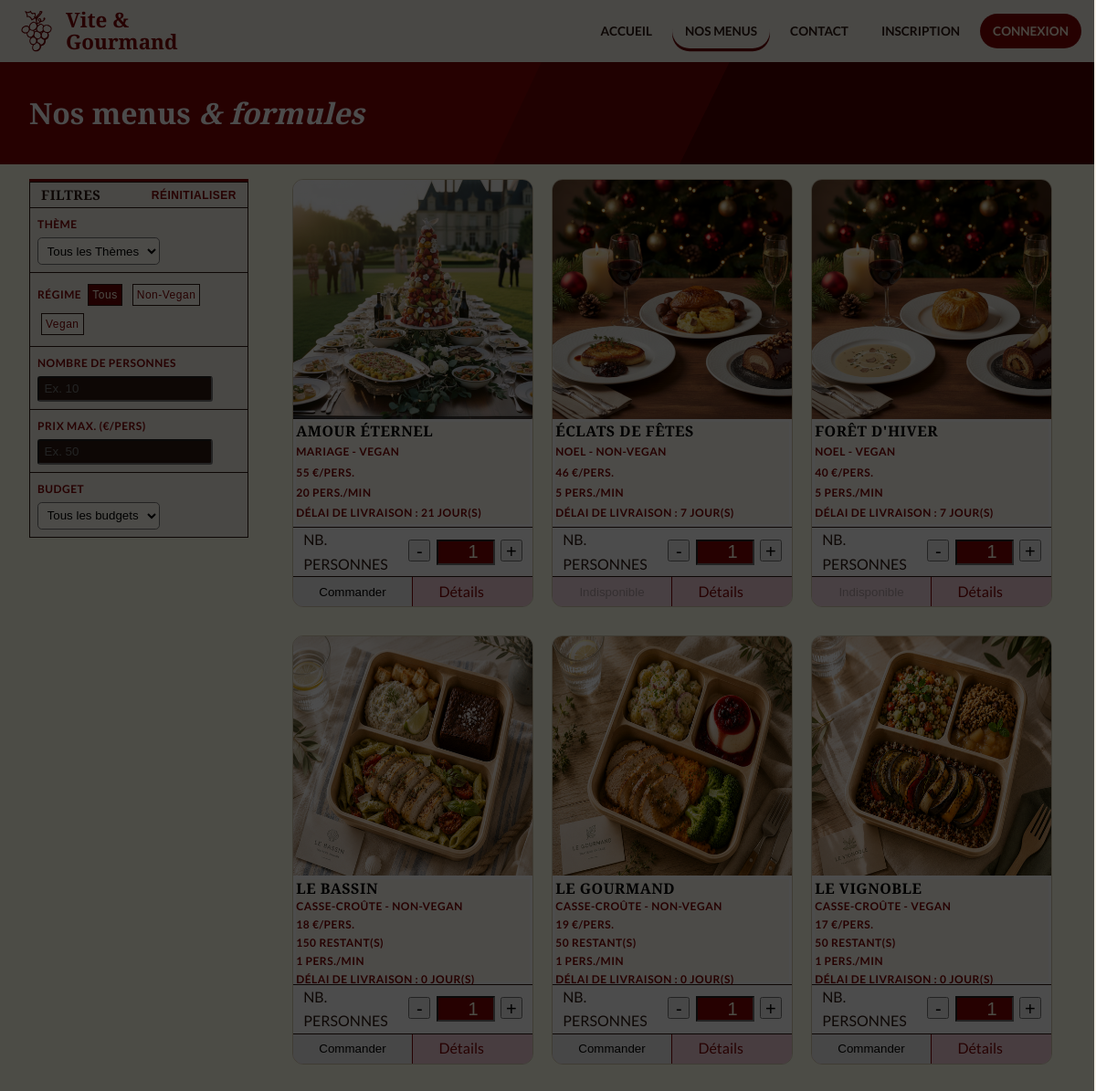
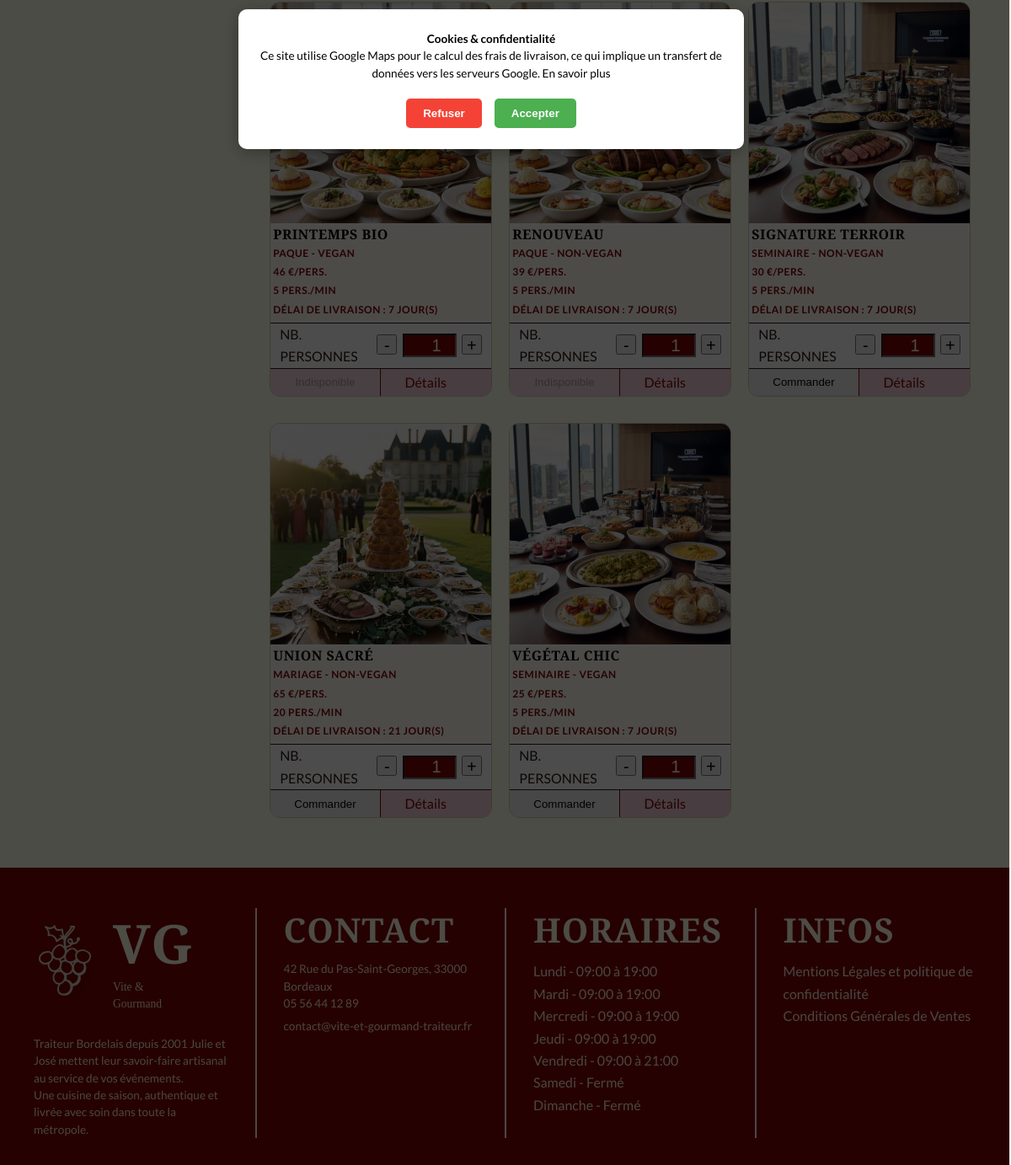
The app's page /nos-menus.php with its own data (2 pictures, top to bottom).
### tables this page shows
CREATE TABLE `menu` (
  `Id_menu` int NOT NULL,
  `menu_nom` varchar(100) NOT NULL,
  `theme` varchar(100) NOT NULL,
  `regime` varchar(100) NOT NULL,
  `nb_perso_min` int DEFAULT NULL,
  `nb_perso_max` int DEFAULT NULL,
  `prix_menu` decimal(10,0) NOT NULL,
  `entree` text NOT NULL,
  `plat` text NOT NULL,
  `dessert` text NOT NULL,
  `boisson` text,
  `allergene` text,
  `description` text,
  `entree_description` text,
  `plat_description` text,
  `dessert_description` text,
  `boisson_description` text,
  `img_menu` varchar(255) DEFAULT NULL,
  `link` varchar(100) DEFAULT NULL,
  `description_info` text,
  `img_uploaded` varchar(255) DEFAULT NULL,
  `actif` tinyint(1) NOT NULL DEFAULT '1',
  `quantite_restante` int DEFAULT NULL,
  `conditions` text,
  `mois_debut` int DEFAULT NULL,
  `mois_fin` int DEFAULT NULL,
  `delai_commande_jours` int DEFAULT NULL
);

CREATE TABLE `horaires` (
  `Id_horaire` int NOT NULL,
  `jour` varchar(20) NOT NULL,
  `ouverture_matin` time DEFAULT NULL,
  `fermeture_matin` time DEFAULT NULL,
  `ouverture_apm` time DEFAULT NULL,
  `fermeture_apm` time DEFAULT NULL,
  `ferme` tinyint(1) NOT NULL DEFAULT '0'
);

### classes/Repository/MenuRepository.php (called while the page is built, shortened)
<?php
require_once __DIR__ . '/../Entity/MenuEntity.php';
class MenuRepository {
    private PDO $pdo;
    public function __construct(PDO $pdo) {
        $this->pdo = $pdo;
    }
    private function hydrateAll(array|false|null $rows): array {
    return array_map(fn($row) => new Menu($row), $rows);
}
    public function findAll(bool $actifOnly = true): array {
        $sql = "SELECT * FROM menu";
        if ($actifOnly) $sql .= " WHERE actif = 1";
        $sql .= " ORDER BY menu_nom ASC";
        $stmt = $this->pdo->query($sql);
        return $this->hydrateAll($stmt->fetchAll());
    }
}

### classes/Entity/MenuEntity.php (called while the page is built, shortened)
<?php
class Menu {
    private string $menu_nom;
    private float $prix_menu;
    private int $nb_perso_min;
    private ?string $img_menu;
    private ?int $quantite_restante;
    private ?string $regime;
    private ?string $theme;
    private ?string $link;
    private ?int $mois_debut;
    private ?int $mois_fin;
    private ?int $delai_commande;
    public function __construct(array $data) {
        $this->menu_nom          = $data['menu_nom'];
        $this->prix_menu         = (float)$data['prix_menu'];
        $this->nb_perso_min      = (int)$data['nb_perso_min'];
        $this->quantite_restante = isset($data['quantite_restante']) ? (int)$data['quantite_restante'] : null;
        $this->img_menu       = $data['img_menu'] ?? null;
        $this->regime            = $data['regime'] ?? null;
        $this->theme             = $data['theme'] ?? null;
        $this->link              = $data['link'] ?? null;
        $this->mois_debut         = $data['mois_debut'] ??  null;
        $this->mois_fin           = $data['mois_fin'] ?? null;
        $this->delai_commande      = $data['delai_commande_jours'] ?? null;
        }
    public function getNom(): string         { return $this->menu_nom; }
    public function getPrix(): float         { return $this->prix_menu; }
    public function getNbPersoMin(): int     { return $this->nb_perso_min; }
    public function getStock(): ?int         { return $this->quantite_restante; }
    public function getRegime(): ?string     { return $this->regime; }
    public function getTheme(): ?string      { return $this->theme; }
    public function getLink(): ?string       { return $this->link; }
    public function getMoisDebut(): ?int     { return $this->mois_debut; }
    public function getMoisFin(): ?int     { return $this->mois_fin; }
    public function getDelaiCommande(): ?int     { return $this->delai_commande; }
    public function getImgMenuUrl(): string{
        $img = $this ->img_menu ?? '';
        return pathinfo($img, PATHINFO_EXTENSION) ? $img : $img .'.png';
    }
    }

### nos-menus.php (the view, shortened to what this page needs)
<?php
$activePage = 'Nos Menus';
require_once __DIR__ . '/login.php';
require_once __DIR__ . '/classes/Repository/MenuRepository.php';
$menuRepository = new MenuRepository($pdo);
$menus = $menuRepository->findAll();
?>
<!DOCTYPE html>
<html lang="fr">
    <?php include __DIR__ . '/includes/head.php'; ?>
    <body>
    <?php include __DIR__ . '/includes/header.php'; ?>
        <div class="nos-menus-banner">
            <div class="nos-menus-banner_dark_diag"></div>
            <div class="nos-menus-banner_text">
                <h1>Nos menus <em>& formules</em></h1>
            </div>
        </div>
    <main>
        <div class="page-menu-wrapper">
            <section class="filters-sidebar">
                <div class="sidebar-wrapper">
                    <div class="filter-name">
                        <h3>Filtres</h3>
                        <button type="button" class="filter-reset">Réinitialiser</button>
                    </div>
                    <div class="filter">
                        <label for="select-theme">THÈME</label>
                        <select name="theme" id="select-theme">
                            <option value="">Tous les Thèmes</option>
                        </select>
                    </div>
                    <div class="filter" id="tags-regime">
                        <label for="regime">RÉGIME</label>
                        <button type="button" class="tag on" data-value="">Tous</button>
                        <button type="button" class="tag" data-value="non-vegan">Non-Vegan</button>
                        <button type="button" class="tag" data-value="vegan">Vegan</button>
                    </div>
                    <div class="filter">
                        <label for="select-nb-personnes">NOMBRE DE PERSONNES</label>
                        <input type="number" class="counter-val" name="nb-personnes" id="select-nb-personnes" placeholder="Ex. 10">
                    </div>
                    <div class="filter">
                        <label for="select-prix">PRIX MAX. (€/pers)</label>
                        <input type="number" class="counter-val" name="prix-max" id="select-prix" placeholder="Ex. 50">
                    </div>
                    <div class="filter">
                        <label for="select-price-fork">Budget</label>
                        <select name="theme" id="select-price-fork">
                            <option value="">Tous les budgets</option>
                        </select>
                    </div>
                </div>
            </section>
            <section class="menu-grid">
                <?php foreach ($menus as $menu): ?>
                <article class="menu-card"
                    data-regime="<?= htmlspecialchars($menu->getRegime()) ?>"
                    data-theme="<?= htmlspecialchars($menu->getTheme()) ?>"
                    data-prix="<?= $menu->getPrix() ?>"
                    data-nb-max="<?= $menu->getNbPersoMin() ?>">
                    <picture>
                        <img src="./Images/<?= $menu->getImgMenuUrl() ?>" alt="<?= htmlspecialchars($menu->getNom()) ?>">
                    </picture>
                    <div class="info-menu">
                        <h3><?= htmlspecialchars($menu->getNom()) ?></h3>
                        <span><?= $menu->getTheme() ?> - <?= $menu->getRegime() ?></span>
                        <span><?= $menu->getPrix() ?> €/PERS.</span>
                        <?php if ($menu->getTheme() === 'casse-croûte' && $menu->getStock() !== null): ?>
                            <span class="menu-stock <?= $menu->getStock() <= 3 ? 'stock-low' : '' ?>">
                            <?= $menu->getStock() > 0
                            ? $menu->getStock() . ' restant(s)'
                            : 'Épuisé' ?>
                            </span>
                        <?php endif; ?>
                        <span><?= $menu->getNbPersoMin() ?> PERS./min</span>
                        <?php if ($menu->getDelaiCommande() !== null): ?>
                            <span class="menu-condition">Délai de livraison : <?= $menu->getDelaiCommande() ?> jour(s)</span>
                        <?php endif; ?>
                    </div>
                    <div>
                        <form action="./achat.php" method="POST">
                            <div class="menu-card-footer">
                                <div class="nb-person">
                                    <span>NB.<br>PERSONNES</span>
                                    <div class="input-nb-person">
                                        <button type="button" class="counter-btn" onclick="change(this, -1)" aria-label="Diminuer le nombre de personnes">-</button>
                                        <input type="number" class="counter-val" name="nb_pers" value="1" min="<?= $menu->getNbPersoMin() ?>">
                                        <button type="button" class="counter-btn" onclick="change(this, 1)" aria-label="Augmenter le nombre de personnes">+</button>
                                    </div>
                                </div>
                                <div class="btn-footer-card-menu">
                                    <?php $disponible = (int)date('m');
                                        if(($disponible >= $menu->getMoisDebut()) && ($disponible <= $menu->getMoisFin())): ?>
                                        <button type="submit" class="btn-direct-order">Commander</button>
                                    <?php else: ?>
                                        <button type="submit" class="btn-direct-order" disabled>Indisponible</button>
                                    <?php endif; ?>
                                    <a href="./data/menu-detail.php?id=<?= $menu->getLink() ?>" class="btn-details">Détails</a>
                                </div>
                            </div>
                        </form>
                    </div>
                </article>
                <?php endforeach; ?>
            </section>
            </div>
    </main>
    <?php include __DIR__ . '/includes/footer.php'; ?>
    </body>
</html>

### includes/head.php (shortened to what this page needs)
<head>
    <link href="<?= BASE_URL ?>/css/style.css" rel="stylesheet" type="text/css">
</head>

### includes/header.php (shortened to what this page needs)
<header>
            <div class="nav-bar">
                <div id="logo">
                <a href="<?= BASE_URL ?>/index.php"> <img src='<?= BASE_URL ?>/Images/Logo_bordeaux.svg' class="logo-img" alt='Logo Vite & Gourmand'>
                <span class="long-logo">Vite & Gourmand</span></a>
                </div>
                <nav class="nav-menu">
                    <ul class="nav-list">
                        <li> <a href="<?= BASE_URL ?>/index.php" class="<?php echo $activePage ==='Accueil' ? 'nav-active' : '' ;?>" >Accueil</a></li>
                        <li> <a href="<?= BASE_URL ?>/nos-menus.php" class="<?php echo $activePage ==='Nos Menus' ? 'nav-active' : '' ;?>">Nos Menus</a></li>
                        <li> <a href="<?= BASE_URL ?>/contact.php" class="<?php echo $activePage ==='Contact' ? 'nav-active' : '' ;?>" >Contact</a></li>
                        <?php if(isset($_SESSION['user_id'])) : ?>
                            <?php if($_SESSION['role'] === 'admin') : ?>
                                <li> <a href="<?= BASE_URL ?>/espace-admin.php" class="<?php echo $activePage ==='espace admin' ? 'nav-active' : '' ;?>">Espace Admin</a></li>
                            <?php elseif ($_SESSION['role'] === 'employe') : ?>
                                <li> <a href="<?= BASE_URL ?>/espace-employe.php" class="<?php echo $activePage ==='espace employe' ? 'nav-active' : '' ;?>">Espace Employé</a></li>
                            <?php else :?>
                                <li> <a href="<?= BASE_URL ?>/espace-client.php" class="<?php echo $activePage ==='espace client' ? 'nav-active' : '' ;?>">Mon Compte</a></li>
                            <?php endif; ?>
                            <li> <a href="<?= BASE_URL ?>/deconnexion.php" class="<?php echo $activePage ==='Déconnexion' ? 'nav-active' : '' ;?>">Déconnexion</a></li>
                        <?php  else: ?>
                                <li> <a href="<?= BASE_URL ?>/inscription.php" class="<?php echo $activePage ==='Inscription' ? 'nav-active' : '' ;?>">Inscription</a></li>
                                <li> <a href="<?= BASE_URL ?>/connexion.php" class="<?php echo $activePage ==='Connexion' ? 'nav-active' : '' ;?>" id="login">Connexion</a></li>
                        <?php endif; ?>
                    </ul>
                </nav>
            </div>
        </header>

### includes/footer.php (shortened to what this page needs)
<footer>
    <div id="cookie-overlay" class="cookie-overlay">
                <div class="cookie-banner">
                    <p>
                        <strong> Cookies & confidentialité</strong><br>
                        Ce site utilise Google Maps pour le calcul des frais de livraison,
                        ce qui implique un transfert de données vers les serveurs Google.
                        <a href="<?= BASE_URL ?>/mentions.php" target="_blank" aria-label="s'ouvre les mentions légales dans un nouvel onglet">En savoir plus</a>
                    </p>
                    <div class="cookie-buttons">
                        <button id="refuse-cookies" class="btn-cookie-refuse">Refuser</button>
                        <button id="accept-cookies" class="btn-cookie-accept">Accepter</button>
                    </div>
                </div>
            </div>
            <div>
                <div class="footer-logo-group">
                    <img src="<?= BASE_URL ?>/Images/Logo_beige_final_v2.svg" class="footer-logo" alt="Logo Vite & Gourmand">
                    <div class="footer-logo-text">
                        <h3>VG</h3>
                        <p>Vite & Gourmand</p>
                    </div>
                </div>
                <br>
                <p>Traiteur Bordelais depuis 2001 Julie et José mettent leur savoir-faire artisanal au service de vos événements. <br> Une cuisine de saison, authentique et livrée avec soin dans toute la métropole.</p>
            </div>
            <address>
                <h3> CONTACT </h3>
                <?php
                $stmt_info = $pdo->query("SELECT * FROM renseignement ");
                $informations = $stmt_info->fetch();
                ?>
                <p><?= $informations['adresse'] ?? '42 Rue du Pas-Saint-Georges, 33000 Bordeaux' ?></p>
                <ul>
                    <li><?php echo $informations['telephone'] ?? '05 56 44 12 89' ; ?></li>
                    <li><a href="mailto:contact@vite-et-gourmand-traiteur.fr"><?php echo $informations['email'] ?? 'contact@vite-et-gourmand-traiteur.fr' ; ?></a></li>
                </ul>
            </address>
            <div>
                <h3>HORAIRES</h3>
                <ul>
                    <?php
                        $stmt_h = $pdo->query("SELECT * FROM horaires ORDER BY Id_horaire ASC");
                        $horaires_footer = $stmt_h->fetchAll();
                    ?>
                    <?php foreach ($horaires_footer as $h): ?>
                        <?php if (!$h['ferme']):; ?>
                            <li> <?= htmlspecialchars($h['jour']) ?> - <?= substr($h['ouverture_matin'], 0, 5) ?> à <?= substr($h['fermeture_apm'], 0, 5) ?></li>
                        <?php else: ?>
                            <li> <?= htmlspecialchars($h['jour']) ?> - Fermé</li>
                        <?php endif; ?>
                    <?php endforeach; ?>
                </ul>
                    </div>
            <div>
                <h3>INFOS</h3>
                <a href="<?= BASE_URL ?>/mentions.php"> Mentions Légales et politique de confidentialité</a>
                <br>
                <a href="<?= BASE_URL ?>/CGV.php"> Conditions Générales de Ventes </a>
            </div>
        </footer>

### records on screen
menu: img_menu (picture), menu_nom "AMOUR ÉTERNEL", theme "MARIAGE", regime "VEGAN", prix_menu "55", nb_perso_min "20", delai_commande_jours "21", mois_debut "Commander"
menu: img_menu (picture), menu_nom "ÉCLATS DE FÊTES", theme "NOEL", regime "NON-VEGAN", prix_menu "46", nb_perso_min "5", delai_commande_jours "7"
menu: img_menu (picture), menu_nom "FORÊT D'HIVER", theme "NOEL", regime "VEGAN", prix_menu "40", nb_perso_min "5", delai_commande_jours "7"
menu: img_menu (picture), menu_nom "LE BASSIN", theme "CASSE-CROÛTE", regime "NON-VEGAN", prix_menu "18", quantite_restante "150", nb_perso_min "1", delai_commande_jours "0", nb_pers "1", mois_debut "Commander"
menu: img_menu (picture), menu_nom "LE GOURMAND", theme "CASSE-CROÛTE", regime "NON-VEGAN", prix_menu "19", quantite_restante "50", nb_perso_min "1", delai_commande_jours "0", nb_pers "1", mois_debut "Commander"
menu: img_menu (picture), menu_nom "LE VIGNOBLE", theme "CASSE-CROÛTE", regime "VEGAN", prix_menu "17", quantite_restante "50", nb_perso_min "1", delai_commande_jours "0", nb_pers "1", mois_debut "Commander"
menu: menu_nom "PRINTEMPS BIO", theme "PAQUE", regime "VEGAN", prix_menu "46", nb_perso_min "5", delai_commande_jours "7"
menu: menu_nom "RENOUVEAU", theme "PAQUE", regime "NON-VEGAN", prix_menu "39", nb_perso_min "5", delai_commande_jours "7"
menu: img_menu (picture), menu_nom "SIGNATURE TERROIR", theme "SEMINAIRE", regime "NON-VEGAN", prix_menu "30", nb_perso_min "5", delai_commande_jours "7", mois_debut "Commander"
menu: img_menu (picture), menu_nom "UNION SACRÉ", theme "MARIAGE", regime "NON-VEGAN", prix_menu "65", nb_perso_min "20", delai_commande_jours "21", mois_debut "Commander"
menu: img_menu (picture), menu_nom "VÉGÉTAL CHIC", theme "SEMINAIRE", regime "VEGAN", prix_menu "25", nb_perso_min "5", delai_commande_jours "7", mois_debut "Commander"
horaires: jour "Lundi", ouverture_matin "09:00", fermeture_apm "19:00"
horaires: jour "Mardi", ouverture_matin "09:00", fermeture_apm "19:00"
horaires: jour "Mercredi", ouverture_matin "09:00", fermeture_apm "19:00"
horaires: jour "Jeudi", ouverture_matin "09:00", fermeture_apm "19:00"
horaires: jour "Vendredi", ouverture_matin "09:00", fermeture_apm "21:00"
horaires: jour "Samedi"
horaires: jour "Dimanche"

### other values on screen
$informations['adresse'] "42 Rue du Pas-Saint-Georges, 33000 Bordeaux"
$informations['telephone'] "05 56 44 12 89"
$informations['email'] "contact@vite-et-gourmand-traiteur.fr"
